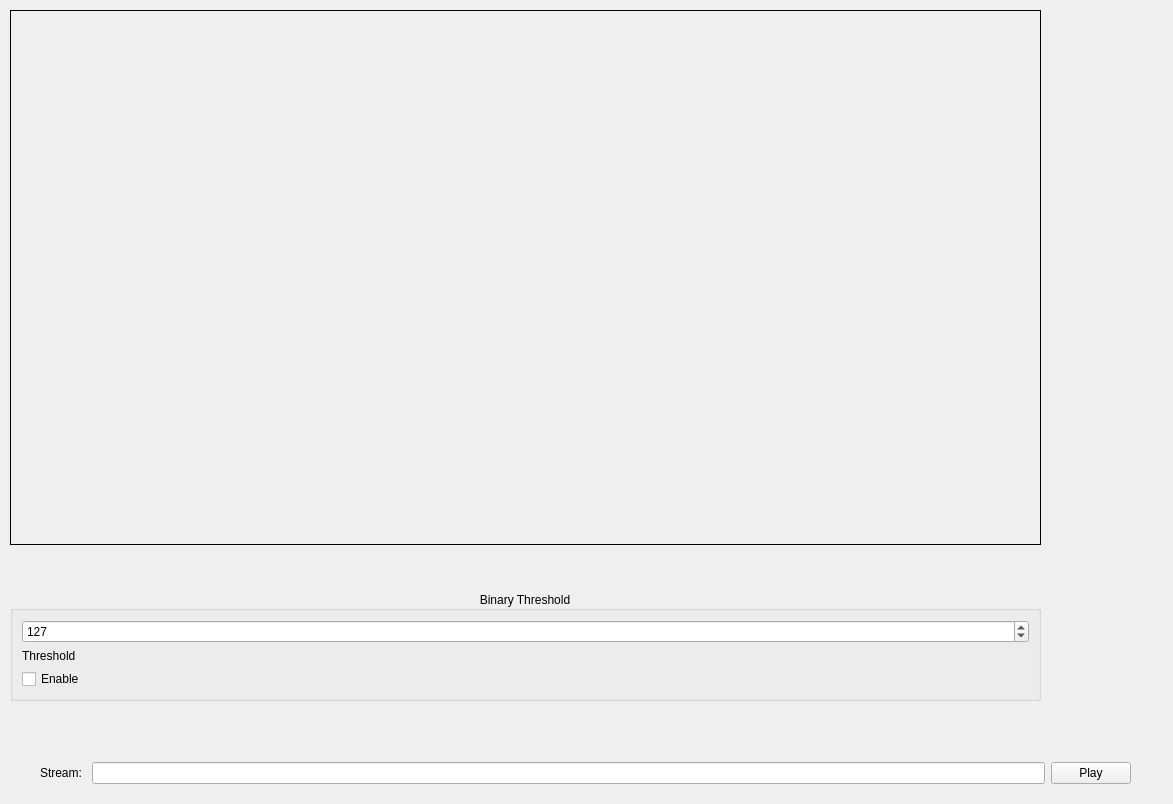
<?xml version="1.0" encoding="UTF-8"?>
<ui version="4.0">
 <class>QCvWidget</class>
 <widget class="QWidget" name="QCvWidget">
  <property name="geometry">
   <rect>
    <x>0</x>
    <y>0</y>
    <width>1173</width>
    <height>804</height>
   </rect>
  </property>
  <property name="windowTitle">
   <string>QCvWidget</string>
  </property>
  <widget class="QWidget" name="layoutWidget">
   <property name="geometry">
    <rect>
     <x>10</x>
     <y>10</y>
     <width>1031</width>
     <height>691</height>
    </rect>
   </property>
   <layout class="QVBoxLayout" name="verticalLayout">
    <item>
     <widget class="QLabel" name="labelView">
      <property name="enabled">
       <bool>false</bool>
      </property>
      <property name="sizePolicy">
       <sizepolicy hsizetype="Preferred" vsizetype="Expanding">
        <horstretch>0</horstretch>
        <verstretch>0</verstretch>
       </sizepolicy>
      </property>
      <property name="maximumSize">
       <size>
        <width>167772</width>
        <height>16777215</height>
       </size>
      </property>
      <property name="styleSheet">
       <string notr="true">border: 1px solid;</string>
      </property>
      <property name="text">
       <string/>
      </property>
     </widget>
    </item>
    <item>
     <spacer name="verticalSpacer">
      <property name="orientation">
       <enum>Qt::Vertical</enum>
      </property>
      <property name="sizeType">
       <enum>QSizePolicy::Minimum</enum>
      </property>
      <property name="sizeHint" stdset="0">
       <size>
        <width>20</width>
        <height>40</height>
       </size>
      </property>
     </spacer>
    </item>
    <item>
     <widget class="QGroupBox" name="groupBox">
      <property name="sizePolicy">
       <sizepolicy hsizetype="MinimumExpanding" vsizetype="Preferred">
        <horstretch>0</horstretch>
        <verstretch>0</verstretch>
       </sizepolicy>
      </property>
      <property name="title">
       <string>Binary Threshold</string>
      </property>
      <property name="alignment">
       <set>Qt::AlignCenter</set>
      </property>
      <layout class="QVBoxLayout" name="verticalLayout_2">
       <item>
        <widget class="QSpinBox" name="spinBoxBinaryThreshold">
         <property name="maximum">
          <number>255</number>
         </property>
         <property name="value">
          <number>127</number>
         </property>
        </widget>
       </item>
       <item>
        <widget class="QLabel" name="label_2">
         <property name="text">
          <string>Threshold</string>
         </property>
        </widget>
       </item>
       <item>
        <widget class="QCheckBox" name="checkBoxEnableBinaryThreshold">
         <property name="text">
          <string>Enable</string>
         </property>
        </widget>
       </item>
      </layout>
     </widget>
    </item>
   </layout>
  </widget>
  <widget class="QWidget" name="layoutWidget">
   <property name="geometry">
    <rect>
     <x>40</x>
     <y>760</y>
     <width>1091</width>
     <height>26</height>
    </rect>
   </property>
   <layout class="QHBoxLayout" name="horizontalLayout_2">
    <item>
     <widget class="QLabel" name="label">
      <property name="text">
       <string>Stream: </string>
      </property>
     </widget>
    </item>
    <item>
     <widget class="QLineEdit" name="lineEditStream">
      <property name="toolTip">
       <string>&lt;html&gt;&lt;head/&gt;&lt;body&gt;&lt;p&gt;Input a Stream:&lt;/p&gt;&lt;p&gt;-for webcam --&amp;gt; &amp;quot;0&amp;quot;&lt;/p&gt;&lt;p&gt;-for http stream--&amp;gt; &amp;quot;http://192.168.1.123/stream?user=admin&amp;amp;psw=admin&amp;quot;&lt;/p&gt;&lt;/body&gt;&lt;/html&gt;</string>
      </property>
      <property name="text">
       <string/>
      </property>
     </widget>
    </item>
    <item>
     <widget class="QPushButton" name="pushButtonPlay">
      <property name="text">
       <string>Play</string>
      </property>
     </widget>
    </item>
   </layout>
  </widget>
 </widget>
 <resources/>
 <connections/>
</ui>
